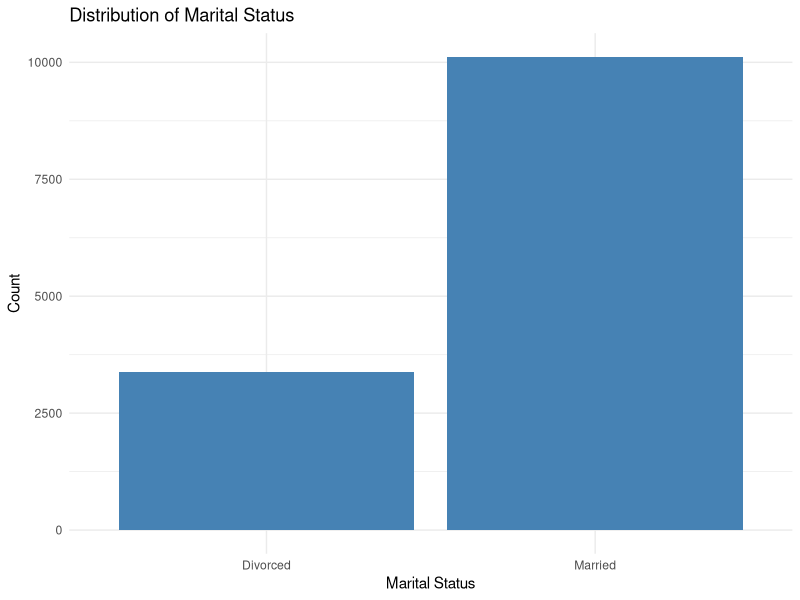
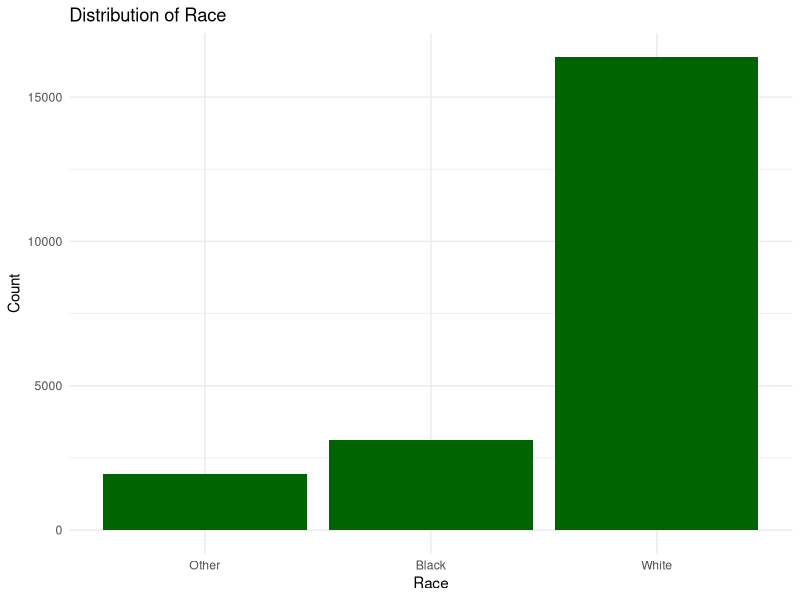
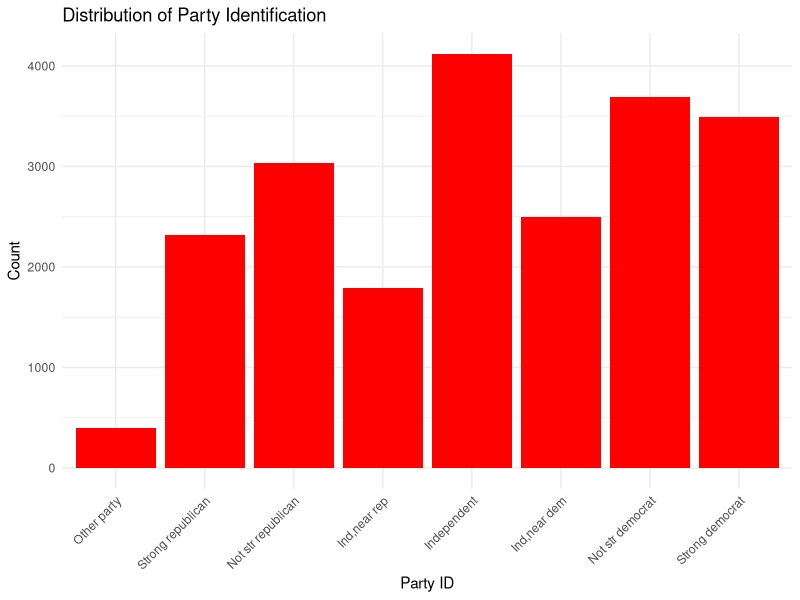
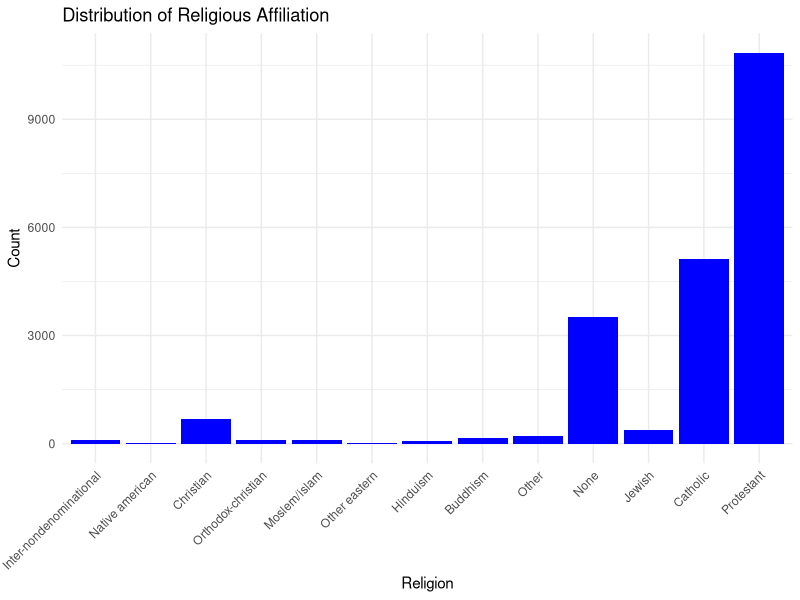
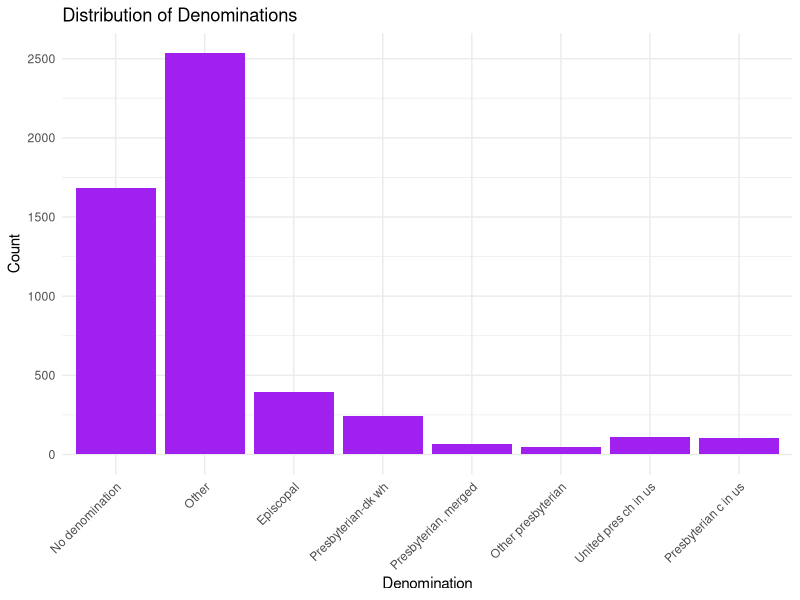

Here is the R script that generated these plots, in order:
## ---- chunk 1
library(ggplot2)
library(dplyr)
library(tidyverse)
library(forcats)
## ---- chunk 2
gss_cat %>% count(marital)
## ---- chunk 3
marital_data <- gss_cat %>%
  select(marital) %>%
  filter(marital %in% c("Married", "Never Married", "Divorced")) %>%
  mutate(marital = fct_drop(marital))   # Remove unused factor levels
marital_table <- table(marital_data$marital)

## ---- chunk 4
chisq.test(marital_table)
## ---- chunk 5
marital_data %>%
  ggplot(aes(x = marital)) +
  geom_bar(fill = "steelblue") +
  labs(title = "Distribution of Marital Status",
       x = "Marital Status",
       y = "Count") +
  theme_minimal()
## ---- chunk 6
race_tab <- gss_cat %>%
  select(race) %>%
  filter(race %in% c("White", "Black", "Other")) %>%
  mutate(race = fct_drop(race))

tab1 <- table(race_tab)  
## ---- chunk 7
chisq.test(tab1)
## ---- chunk 8
ggplot(race_tab, aes(x = race)) +
  geom_bar(fill = "darkgreen") +
  labs(title = "Distribution of Race",
       x = "Race",
       y = "Count") +
  theme_minimal()
## ---- chunk 9
party_tab <- gss_cat %>%
  select(partyid) %>%
  filter(partyid %in% c("Other party", "Strong republican", 
                       "Not str republican", "Ind,near rep",
                       "Independent", "Ind,near dem",
                       "Not str democrat", "Strong democrat")) %>%
  mutate(partyid = fct_drop(partyid))

tab2 <- table(party_tab)  
## ---- chunk 10
chisq.test(tab2)
## ---- chunk 11
ggplot(party_tab, aes(x = partyid)) +
  geom_bar(fill = "red") +
  labs(title = "Distribution of Party Identification",
       x = "Party ID",
       y = "Count") +
  theme_minimal() + theme(axis.text.x = element_text(angle = 45, hjust = 1))
## ---- chunk 12
religion_tab <- gss_cat %>%
  select(relig) %>%
  filter(relig %in% c("Inter-nondenominational", "Native american",
                     "Christian", "Orthodox-christian", "Moslem/islam",
                     "Other eastern", "Hinduism", "Buddhism", "Other",
                     "None", "Jewish", "Catholic", "Protestant")) %>%
  mutate(relig = fct_drop(relig))

tab3 <- table(religion_tab)  
## ---- chunk 13
chisq.test(tab3)
## ---- chunk 14
ggplot(religion_tab, aes(x = relig)) +
  geom_bar(fill = "blue") +
  labs(title = "Distribution of Religious Affiliation",
       x = "Religion",
       y = "Count") +
  theme_minimal() + theme(axis.text.x = element_text(angle = 45, hjust = 1))
## ---- chunk 15
denomination_tab <- gss_cat %>%
  select(denom) %>%
  filter(denom %in% c("No denomination", "Other", "Episcopal", 
                     "Presbyterian-dk wh", "Presbyterian, merged", 
                     "Other presbyterian", "United pres ch in us", 
                     "Presbyterian c in us")) %>%
  mutate(denom = fct_drop(denom))

tab4 <- table(denomination_tab)  
## ---- chunk 16
chisq.test(tab4)
## ---- chunk 17
ggplot(denomination_tab, aes(x = denom)) +
  geom_bar(fill = "purple") +
  labs(title = "Distribution of Denominations",
       x = "Denomination",
       y = "Count") +
  theme_minimal() +
  theme(axis.text.x = element_text(angle = 45, hjust = 1))
